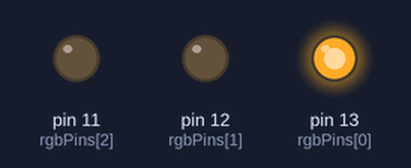
Recording of a sketch running on a simulated Arduino Uno, built with avr-gcc and run on an emulated ATmega328P. Shown: output pins drawn as LEDs (lit = HIGH).

Above: at 0.5 s.
At 1.5 s:
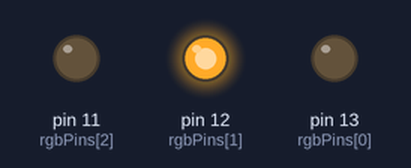
At 5.5 s:
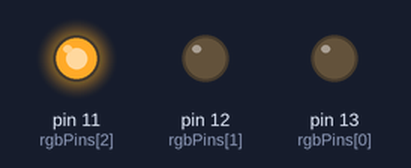
Timing chart, 0 to 6.9 s (numbered marks = the images above):
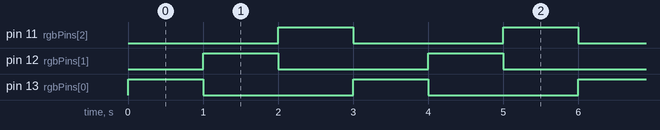

The sketch:

index.ino
```cpp
// 定义RGB LED的控制引脚
int rgbPins[] = {13, 12, 11}; // 分别对应红、绿、蓝三种颜色的控制引脚

void setup() {
  // 设置RGB LED的控制引脚为输出模式
  for (int i = 0; i < sizeof(rgbPins) / sizeof(rgbPins[0]); ++i) {
    pinMode(rgbPins[i], OUTPUT);
  }
}

void loop() {
  // 定义颜色数组，每个元素依次表示红、绿、蓝三种颜色的亮度
  int colors[][3] = {
    {255, 0, 0},   // 红色
    {0, 255, 0},   // 绿色
    {0, 0, 255}    // 蓝色
  };

  int numColors = sizeof(colors) / sizeof(colors[0]); // 获取颜色数组的行数

  // 循环控制RGB LED显示不同颜色
  for (int j = 0; j < numColors; ++j) {
    // 设置对应颜色的亮度
    for (int k = 0; k < sizeof(rgbPins) / sizeof(rgbPins[0]); ++k) {
      analogWrite(rgbPins[k], colors[j][k]); // 控制对应颜色的LED
    }

    delay(1000); // 延迟1秒钟
  }
}
```

Measured:
- by itself, pin 11 (rgbPins[2]), pin 12 (rgbPins[1]), pin 13 (rgbPins[0]): alternates HIGH for 1.0 s and LOW for 2.0 s
- by itself, everything shown: repeats every 3.0 s, in 3 steps
